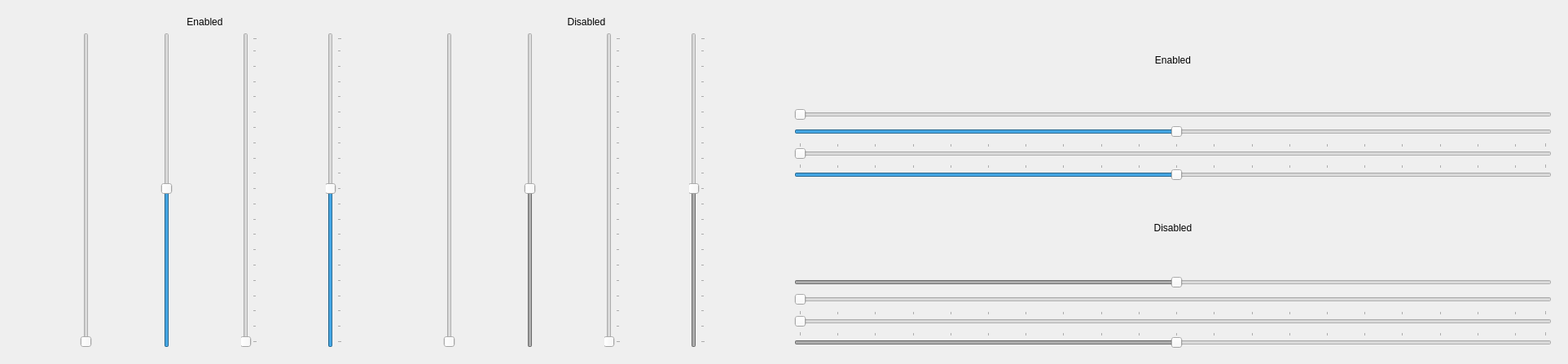
          <widget class="QWidget" name="page_11">
           <property name="geometry">
            <rect>
             <x>0</x>
             <y>0</y>
             <width>1925</width>
             <height>447</height>
            </rect>
           </property>
           <attribute name="label">
            <string>Sliders</string>
           </attribute>
           <layout class="QGridLayout" name="gridLayout_8" columnstretch="1,1">
            <item row="0" column="0">
             <widget class="QWidget" name="widget_13" native="true">
              <layout class="QGridLayout" name="gridLayout_50">
               <item row="1" column="1">
                <widget class="QLabel" name="label_38">
                 <property name="text">
                  <string>Disabled</string>
                 </property>
                 <property name="alignment">
                  <set>Qt::AlignmentFlag::AlignCenter</set>
                 </property>
                </widget>
               </item>
               <item row="1" column="0">
                <widget class="QLabel" name="label_37">
                 <property name="text">
                  <string>Enabled</string>
                 </property>
                 <property name="alignment">
                  <set>Qt::AlignmentFlag::AlignCenter</set>
                 </property>
                </widget>
               </item>
               <item row="2" column="0" colspan="2">
                <layout class="QHBoxLayout" name="horizontalLayout_9">
                 <item>
                  <widget class="QSlider" name="verticalSlider">
                   <property name="orientation">
                    <enum>Qt::Orientation::Vertical</enum>
                   </property>
                  </widget>
                 </item>
                 <item>
                  <widget class="QSlider" name="verticalSlider_3">
                   <property name="value">
                    <number>50</number>
                   </property>
                   <property name="orientation">
                    <enum>Qt::Orientation::Vertical</enum>
                   </property>
                  </widget>
                 </item>
                 <item>
                  <widget class="QSlider" name="verticalSlider_4">
                   <property name="orientation">
                    <enum>Qt::Orientation::Vertical</enum>
                   </property>
                   <property name="tickPosition">
                    <enum>QSlider::TickPosition::TicksBelow</enum>
                   </property>
                   <property name="tickInterval">
                    <number>5</number>
                   </property>
                  </widget>
                 </item>
                 <item>
                  <widget class="QSlider" name="verticalSlider_5">
                   <property name="value">
                    <number>50</number>
                   </property>
                   <property name="orientation">
                    <enum>Qt::Orientation::Vertical</enum>
                   </property>
                   <property name="tickPosition">
                    <enum>QSlider::TickPosition::TicksBelow</enum>
                   </property>
                   <property name="tickInterval">
                    <number>5</number>
                   </property>
                  </widget>
                 </item>
                 <item>
                  <spacer name="horizontalSpacer_31">
                   <property name="orientation">
                    <enum>Qt::Orientation::Horizontal</enum>
                   </property>
                   <property name="sizeType">
                    <enum>QSizePolicy::Policy::Fixed</enum>
                   </property>
                   <property name="sizeHint" stdset="0">
                    <size>
                     <width>40</width>
                     <height>20</height>
                    </size>
                   </property>
                  </spacer>
                 </item>
                 <item>
                  <widget class="QSlider" name="verticalSlider_7">
                   <property name="enabled">
                    <bool>false</bool>
                   </property>
                   <property name="orientation">
                    <enum>Qt::Orientation::Vertical</enum>
                   </property>
                  </widget>
                 </item>
                 <item>
                  <widget class="QSlider" name="verticalSlider_6">
                   <property name="enabled">
                    <bool>false</bool>
                   </property>
                   <property name="value">
                    <number>50</number>
                   </property>
                   <property name="orientation">
                    <enum>Qt::Orientation::Vertical</enum>
                   </property>
                  </widget>
                 </item>
                 <item>
                  <widget class="QSlider" name="verticalSlider_8">
                   <property name="enabled">
                    <bool>false</bool>
                   </property>
                   <property name="orientation">
                    <enum>Qt::Orientation::Vertical</enum>
                   </property>
                   <property name="tickPosition">
                    <enum>QSlider::TickPosition::TicksBelow</enum>
                   </property>
                   <property name="tickInterval">
                    <number>5</number>
                   </property>
                  </widget>
                 </item>
                 <item>
                  <widget class="QSlider" name="verticalSlider_9">
                   <property name="enabled">
                    <bool>false</bool>
                   </property>
                   <property name="value">
                    <number>50</number>
                   </property>
                   <property name="orientation">
                    <enum>Qt::Orientation::Vertical</enum>
                   </property>
                   <property name="tickPosition">
                    <enum>QSlider::TickPosition::TicksBelow</enum>
                   </property>
                   <property name="tickInterval">
                    <number>5</number>
                   </property>
                  </widget>
                 </item>
                </layout>
               </item>
              </layout>
             </widget>
            </item>
            <item row="0" column="1">
             <widget class="QWidget" name="widget_14" native="true">
              <layout class="QGridLayout" name="gridLayout_52">
               <item row="1" column="0">
                <layout class="QVBoxLayout" name="verticalLayout_26">
                 <item>
                  <widget class="QSlider" name="horizontalSlider_2">
                   <property name="orientation">
                    <enum>Qt::Orientation::Horizontal</enum>
                   </property>
                  </widget>
                 </item>
                 <item>
                  <widget class="QSlider" name="horizontalSlider_11">
                   <property name="value">
                    <number>50</number>
                   </property>
                   <property name="orientation">
                    <enum>Qt::Orientation::Horizontal</enum>
                   </property>
                  </widget>
                 </item>
                 <item>
                  <widget class="QSlider" name="horizontalSlider_10">
                   <property name="orientation">
                    <enum>Qt::Orientation::Horizontal</enum>
                   </property>
                   <property name="tickPosition">
                    <enum>QSlider::TickPosition::TicksAbove</enum>
                   </property>
                   <property name="tickInterval">
                    <number>5</number>
                   </property>
                  </widget>
                 </item>
                 <item>
                  <widget class="QSlider" name="horizontalSlider_12">
                   <property name="value">
                    <number>50</number>
                   </property>
                   <property name="orientation">
                    <enum>Qt::Orientation::Horizontal</enum>
                   </property>
                   <property name="tickPosition">
                    <enum>QSlider::TickPosition::TicksAbove</enum>
                   </property>
                   <property name="tickInterval">
                    <number>5</number>
                   </property>
                  </widget>
                 </item>
                </layout>
               </item>
               <item row="0" column="0">
                <widget class="QLabel" name="label_39">
                 <property name="text">
                  <string>Enabled</string>
                 </property>
                 <property name="alignment">
                  <set>Qt::AlignmentFlag::AlignCenter</set>
                 </property>
                </widget>
               </item>
               <item row="3" column="0">
                <layout class="QVBoxLayout" name="verticalLayout_27">
                 <item>
                  <widget class="QSlider" name="horizontalSlider_15">
                   <property name="enabled">
                    <bool>false</bool>
                   </property>
                   <property name="value">
                    <number>50</number>
                   </property>
                   <property name="orientation">
                    <enum>Qt::Orientation::Horizontal</enum>
                   </property>
                  </widget>
                 </item>
                 <item>
                  <widget class="QSlider" name="horizontalSlider_14">
                   <property name="enabled">
                    <bool>false</bool>
                   </property>
                   <property name="orientation">
                    <enum>Qt::Orientation::Horizontal</enum>
                   </property>
                  </widget>
                 </item>
                 <item>
                  <widget class="QSlider" name="horizontalSlider_13">
                   <property name="enabled">
                    <bool>false</bool>
                   </property>
                   <property name="orientation">
                    <enum>Qt::Orientation::Horizontal</enum>
                   </property>
                   <property name="tickPosition">
                    <enum>QSlider::TickPosition::TicksAbove</enum>
                   </property>
                   <property name="tickInterval">
                    <number>5</number>
                   </property>
                  </widget>
                 </item>
                 <item>
                  <widget class="QSlider" name="horizontalSlider_16">
                   <property name="enabled">
                    <bool>false</bool>
                   </property>
                   <property name="value">
                    <number>50</number>
                   </property>
                   <property name="orientation">
                    <enum>Qt::Orientation::Horizontal</enum>
                   </property>
                   <property name="tickPosition">
                    <enum>QSlider::TickPosition::TicksAbove</enum>
                   </property>
                   <property name="tickInterval">
                    <number>5</number>
                   </property>
                  </widget>
                 </item>
                </layout>
               </item>
               <item row="2" column="0">
                <widget class="QLabel" name="label_40">
                 <property name="text">
                  <string>Disabled</string>
                 </property>
                 <property name="alignment">
                  <set>Qt::AlignmentFlag::AlignCenter</set>
                 </property>
                </widget>
               </item>
              </layout>
             </widget>
            </item>
           </layout>
          </widget>
